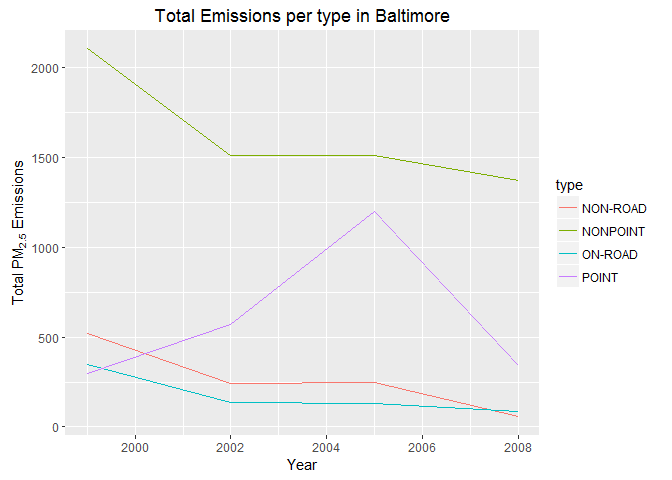

R code for this plot:
data <- aggregate(Emissions ~ year + type, balt, sum)
g <- ggplot(data, aes(year, Emissions, color = type))
g + geom_line() +xlab("Year") +ylab(expression("Total PM"[2.5]*" Emissions")) +ggtitle("Total Emissions per type in Baltimore")
